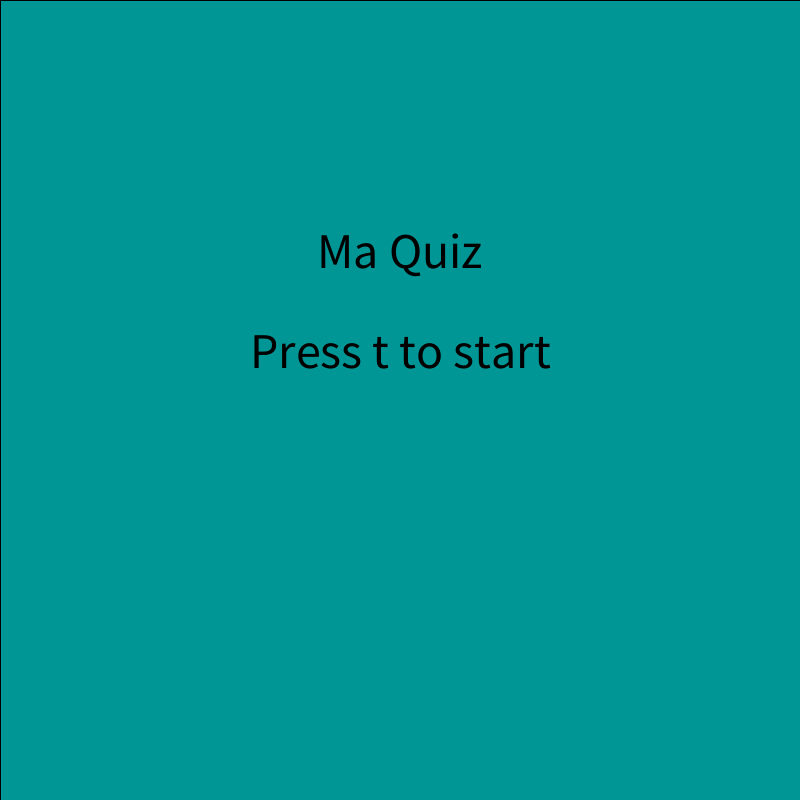
Frame 1 (no input)
Frame 60 (the mouse pressed at the canvas centre just before this capture): identical to frame 1, image omitted
Frame 120 (the mouse held since frame 60 and released just before this capture): identical to frame 1, image omitted

The Processing sketch that drew this single still picture (run headless with seeded random() and noise(); from frame 60 on, the mouse is pressed at the canvas centre):

// Processing sketch: sketch_160517b
// ── sketch_160517b.pde
int counter;
int correct;
int incorrect;
boolean enable;
void setup() {
  size(800, 800);
  background(255);
  smooth();
  counter=0;
  correct=0;
  incorrect=0;
  enable=false;
}



void draw() {

  
  if (counter==0)
  {
    fill(0, 150, 150);
    rect(0, 0, 800, 800);
    textSize(50); 
    fill(0);
    textAlign(CENTER, CENTER);    
    text(" Ma Quiz ", 400, 250);
    text(" Press t to start ", 400, 350);
  }





  // Level 1



  if (counter==1) {
    clear();
    fill(0, 150, 150);
    textSize(15);
    text("What is 2+3?", 50, 50, 600, 150);
    text("A) 1", 150, 200);
    text("S) 3", 150, 250);
    text("D) 5", 150, 300);
    text("F) 4", 150, 350);
    enable=false;

    if (key == 'a') {
      clear();
      incorrect= +1;
      enable=true;
      text("Wrong. Press 1 to continue", 50, 50, 200, 400);
      text(correct, 500, 100);
      text(incorrect, 500, 200);
    }
    if (key == 's') {
      clear();
      incorrect= +1;
      enable=true;
      text("Wrong. Press 1 to continue", 50, 50, 200, 400);
      text(correct, 500, 100);
      text(incorrect, 500, 200);
    }
    if (key == 'f') {
      clear();
      incorrect= +1;
      enable=true;
      text("Wrong. Press 1 to continue", 50, 50, 200, 400);
      text(correct, 500, 100);
      text(incorrect, 500, 200);
    }
    if (key == 'd') {
      clear();
      correct=1;
      enable=true;
      text("Correct. Press 1 to continue", 50, 50, 200, 400);
      text(correct, 500, 100);
      text(incorrect, 500, 200);
    }
  }




  // Level 2



  if (counter==2)  {
    clear();
    text("What is 8x2?", 50, 50, 600, 150);
    text("A) 8", 150, 200);
    text("S) 2", 150, 250);
    text("D) 16", 150, 300);
    text("F) 1862", 150, 350);
    enable=false;

    if (key == 'd') { //answer
      clear();
      correct=2;
      text("Correct. Press 1 to continue", 50, 50, 200, 400);
      text(correct, 500, 100);
      text(incorrect, 500, 200);
      enable=true;
    }
    if (key == 's') { //answer
      clear();
      incorrect=+1;
      text("Wrong. Press 1 to continue", 50, 50, 200, 400);
      text(correct, 500, 100);
      text(incorrect, 500, 200);
      enable=true;
    }
    if (key == 'a') { //answer
      clear();
      incorrect=+1;
      text("Wrong. Press 1 to continue", 50, 50, 200, 400);
      text(correct, 500, 100);
      text(incorrect, 500, 200);
      enable=true;
    }
    if (key == 'f') { //answer
      clear();
      incorrect=+1;
      text("Wrong. Press 1 to continue", 50, 50, 200, 400);
      text(correct, 500, 100);
      text(incorrect, 500, 200);
      enable=true;
    }
  }

  // Level 3



  if (counter==3)  {
    clear();
    text("What is Love", 50, 50, 600, 150);
    text("A) baby dont hurt me", 150, 200);
    text("S) dont hurt me", 150, 250);
    text("D) no more", 150, 300);
    text("F) 1984", 150, 350);
    enable=false;

    if (key == 'a') { //answer
      clear();
      correct=3;
      text("Correct. Press 1 to continue", 50, 50, 200, 400);
      text(correct, 500, 100);
      text(incorrect, 500, 200);
      enable=true;
    }
    if (key == 's') { //answer
      clear();
      incorrect=+1;
      text("Wrong. Press 1 to continue", 50, 50, 200, 400);
      text(correct, 500, 100);
      text(incorrect, 500, 200);
      enable=true;
    }
    if (key == 'd') { //answer
      clear();
      incorrect=+1;
      text("Wrong. Press 1 to continue", 50, 50, 200, 400);
      text(correct, 500, 100);
      text(incorrect, 500, 200);
      enable=true;
    }
    if (key == 'f') { //answer
      clear();
      incorrect=+1;
      text("Wrong. Press 1 to continue", 50, 50, 200, 400);
      text(correct, 500, 100);
      text(incorrect, 500, 200);
      enable=true;
    }
  }







  // Level 4

  if (counter==4)  {
    clear();
    text("What is 4 + 4", 50, 50, 600, 150);
    text("A) Eight", 150, 200);
    text("S) A", 150, 250);
    text("D) 1738", 150, 300);
    text("F) ( cuberoot(x+1)/sqrt(x-6))+((x+5)/2))", 150, 350);
    enable=false;

    if (key == 'a') { //answer
      clear();
      incorrect=+1;
      text("Wrong. Press 1 to continue", 50, 50, 200, 400);
      text(correct, 500, 100);
      text(incorrect, 500, 200);
      enable=true;
    }
    if (key == 's') { //answer
      clear();
      incorrect=+1;
      text("Wrong. Press 1 to continue", 50, 50, 200, 400);
      text(correct, 500, 100);
      text(incorrect, 500, 200);
      enable=true;
    }
    if (key == 'd') { //answer
      clear();
      incorrect=+1;
      text("Wrong. Press 1 to continue", 50, 50, 200, 400);
      text(correct, 500, 100);
      text(incorrect, 500, 200);
      enable=true;
    }
    if (key == 'f') { //answer
      clear();
      correct=4;
      text("Correct. Press 1 to continue", 50, 50, 200, 400);
      text(correct, 500, 100);
      text(incorrect, 500, 200);
      enable=true;
    }
  }
}


void keyPressed() {
  if (key == '1' ) if(enable == true) {
    counter+= 1;
  }
  if (key == 't' )
  {
  counter = 1;
  }
}
